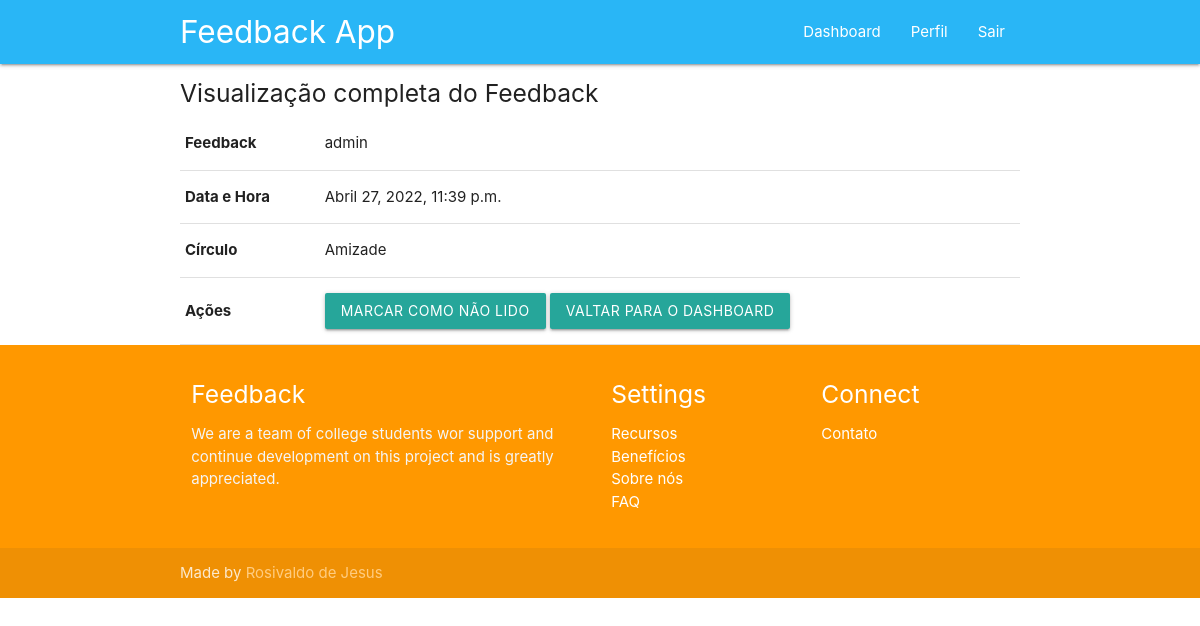
/comments/details/7/ (signed in), run on the app's committed database.
### comments/models.py (models this page shows)
class Comment(models.Model):
    user = models.ForeignKey(User, on_delete=models.CASCADE, verbose_name= _('Usuário'))
    comment = models.TextField(_('Comentário'))
    circle = models.ForeignKey(Circle, on_delete=models.CASCADE, verbose_name= _('Círculo'))
    created_at = models.DateTimeField(_('Criado'), auto_now_add=True)
    read = models.BooleanField(_('Lido?'), default=False)
    class Meta:
        ordering = ['id']
        verbose_name = _('Comentário')
        verbose_name_plural = _('Comentários')
    def __str__(self) -> str:
        return self.user.username

class Circle(models.Model):
    name = models.CharField(_('Nome'), max_length=50)
    class Meta:
        ordering = ['id']
        verbose_name = _('Círculo')
        verbose_name_plural = _('Círculos')
    def __str__(self) -> str:
        return self.name

### comments/views.py (the view)
# urls.py: path('details/<int:id_comment>/', views.comments_details, name='comments_details'),
def comments_details(request, id_comment):
    comment = get_object_or_404(Comment, pk=id_comment)
    template_name = 'comments/comments_details.html'
    context = {}
    if comment.user == request.user:
        comment.read = True
        comment.save()
        context['comment'] = comment
    else:
        context['message'] = _('Você não possui essa permisão')
    return render(request, template_name, context)

### comments/templates/comments/comments_details.html (shortened to what this page needs)
{% extends 'base.html' %}
{% load widget_tweaks %}
{% block body %}
    <h5>Visualização completa do Feedback</h5>
    {% if message %}
        <h5>{{ message }}</h5>
    {% else %}
        <table>
            <thead>
                <tr>
                    <th>Feedback</th>
                    <td>{{ comment }}</td>
                </tr>
                <tr>
                    <th>Data e Hora</th>
                    <td>{{ comment.created_at }}</td>
                </tr>
                <tr>
                    <th>Círculo</th>
                    <td>{{ comment.circle }}</td>
                </tr>
                <tr>
                    <th>Ações</th>
                    <td>
                        <a href="{% url 'comments:mark_unread' comment.id %}" class="btn waves effect waves-light">Marcar como não lido</a>
                        <a href="{% url 'accounts:dashboard' %}" class="btn waves effect waves-light">Valtar para o Dashboard</a>
                    </td>
                </tr>
            </thead>
        </table>
    {% endif %}
{% endblock %}

### data on the page
Comment: user.username "admin", created_at "Abril 27, 2022, 11:39 p.m.", circle "Amizade"
